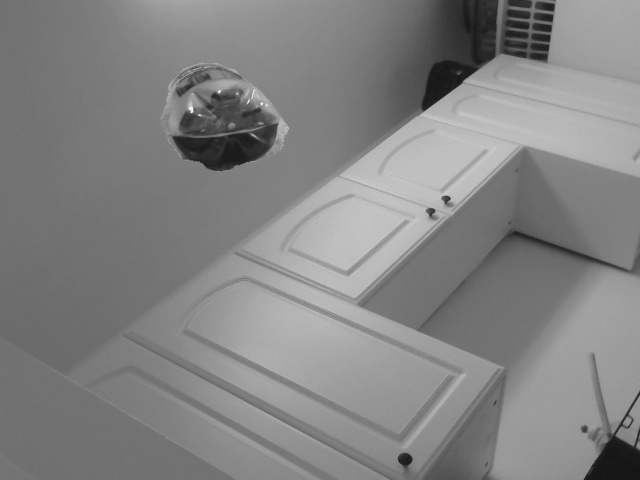
//> input picture classifier/0001_0140_0030_0180_0180.jpg, 640 x 480 px, given in place of the camera
$ ./edge_color_shape 3   (built with g++ and OpenCV 4)
//> lines starting //> are read from the running program, lines starting //| are printed output that depends on the picture; after the words box and inside, x2 and y2 are one past the last pixel; in counts of white or black regions, pixels touching at a corner belong together
//if object is growing and it's a circle and it's black


/*
So for a simple RGB color image, HE should not be applied individually on each channel. Rather, it should be applied such that intensity values are equalized without disturbing the color balance of the image.
*/


#include "opencv2/opencv.hpp"
#include <iostream>
#include <cmath>
#include <vector>

using namespace std;
using namespace cv;

int main(int argc, char * argv[])
{
	vector<Point2f> old_centers;
	vector<Point2f> new_centers;
	vector<int> centers_newage;
	vector<int> centers_oldage;

	VideoCapture capture = VideoCapture(atoi(argv[1]));
	Mat thresh_image,bgr_image, ycrcb_image, equalizedbgr_image,blur_image,detected_edges;

	capture >> bgr_image;//assume blank
//> bgr_image is the input picture: 480 rows x 640 cols, CV_8UC3; min 18, max 247, mean 131.1
	while(bgr_image.empty())
		capture>>bgr_image;


	int key = waitKey(50);

	while(key != 27)//escape key is 27 on Alex's linux box
	{
			capture>>bgr_image;//clear 5 deep buffer
			capture>>bgr_image;
			capture>>bgr_image;
			capture>>bgr_image;
			capture>>bgr_image;

			if(!bgr_image.empty())
			{
				cvtColor(bgr_image, ycrcb_image, CV_BGR2YCrCb);
//> ycrcb_image: 480 rows x 640 cols, CV_8UC3; mean of channels 0, 1, 2 131.1, 128, 128

				vector<Mat> channels;
			        split(ycrcb_image,channels);
//> channels[1]: 480 rows x 640 cols, CV_8UC1; every value is 128

				Ptr<CLAHE> clahe = createCLAHE();
				clahe->setClipLimit(20);
				clahe->setTilesGridSize(Size(4,4));
				clahe->apply(channels[0],channels[0]);
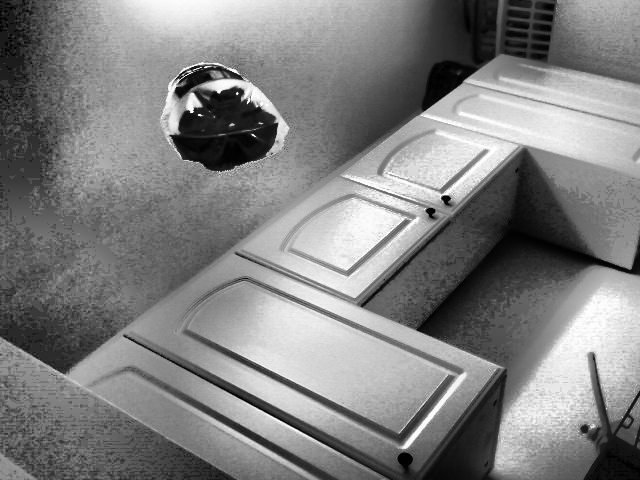
//> channels[0]: 480 rows x 640 cols, CV_8UC1; min 0, max 255, mean 128.8

//			        equalizeHist(channels[0], channels[0]);//not adaptive

			        merge(channels,ycrcb_image);
//> ycrcb_image: 480 rows x 640 cols, CV_8UC3; mean of channels 0, 1, 2 128.8, 128, 128

			        cvtColor(ycrcb_image,equalizedbgr_image,CV_YCrCb2BGR);
								Mat hierarchy2;
				Mat grey_image2,blur_image2,blur_image3;
				cvtColor(equalizedbgr_image, grey_image2, CV_BGR2GRAY);
				GaussianBlur( grey_image2, blur_image2, Size(5,5),3, 3);
				Canny( blur_image2, detected_edges, 10, 200, 3 );
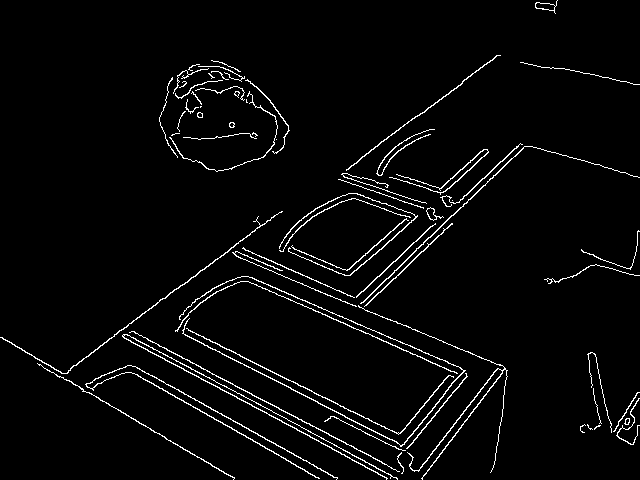
//> detected_edges: 480 rows x 640 cols, CV_8UC1; 3.3% white in thin lines or dots

				vector<vector<Point> > contours2;
				findContours( detected_edges, contours2, hierarchy2, CV_RETR_TREE, CV_CHAIN_APPROX_SIMPLE, Point(0, 0) );
//> contours2 = 74 contours, 41 with area under 20; largest, box (x1, y1, x2, y2) and area: (179, 276, 466, 447) 252, (85, 365, 338, 480) 220, (122, 334, 398, 480) 212, (358, 305, 508, 480) 190, (0, 211, 283, 374) 174
				cvtColor(detected_edges,detected_edges, CV_GRAY2BGR);
//> detected_edges: 480 rows x 640 cols, CV_8UC3; 3.3% white in thin lines or dots
				Mat bgr_image2 = bgr_image.clone();

				int skip = 4;
				int continuity = 4;
				for(int i = 0; i < contours2.size(); i++)
				{
					int clockwise_count = 0, counterclockwise_count = 0;
					for(int j = 0; j + 2*skip < contours2[i].size(); j+=2*skip)
					{
						Point2f point_1 = contours2[i][j];
						Point2f point_2 = contours2[i][j + skip];
						Point2f point_3 = contours2[i][j + 2*skip];

						int dot_product =
							(point_3.x - point_2.x) * (point_2.x - point_1.x) +
							(point_3.y - point_2.y) * (point_2.y - point_1.y) ;
						int magnitude_product =
						  sqrt( (point_3.x - point_2.x) * (point_3.x - point_2.x) +
						         (point_3.y - point_2.y) * (point_3.y - point_2.y) ) *
						  sqrt( (point_2.x - point_1.x) * (point_2.x - point_1.x) +
						         (point_2.y - point_1.y) * (point_2.y - point_1.y) );
						if(dot_product < .2 * magnitude_product || dot_product > .95 * magnitude_product)
						{
							clockwise_count = 0;
							counterclockwise_count = 0;
							continue;
						}


						if( (point_3.x - point_2.x) * (point_1.y - point_2.y) +
						    (point_3.y - point_2.y) * (point_2.x - point_1.x) > 0)
						{
							clockwise_count = 0;
							counterclockwise_count++;
							if(counterclockwise_count == continuity)
								for(int k = j - (continuity - 1) * 2*skip; k <= j; k+=2*skip)
								{
							line(bgr_image2, contours2[i][k], contours2[i][k+skip], Scalar(00,00,200), 4, 8, 0);
							line(bgr_image2, contours2[i][k+skip], contours2[i][k+2*skip], Scalar(00,00,200), 4, 8, 0);
								}
							else if(counterclockwise_count > continuity)
							line(bgr_image2, contours2[i][j+skip], contours2[i][j+2*skip], Scalar(00,00,200), 4, 8, 0);
						}
						else
						{
							clockwise_count++;
							counterclockwise_count = 0;
							if(clockwise_count == continuity)
								for(int k = j - (continuity-1) * 2*skip; k <= j; k+=2*skip)
								{
								line(bgr_image2, contours2[i][k], contours2[i][k+skip], Scalar(00,00,200), 4, 8, 0);
								line(bgr_image2, contours2[i][k+skip], contours2[i][k+2*skip], Scalar(00,00,200), 4,8, 0);
								}
							else if(clockwise_count > continuity)
								line(bgr_image2, contours2[i][j+skip], contours2[i][j+2*skip], Scalar(00,00,200), 4, 8, 0);
						}
					}
				}
//> this loop made 74 passes
//> (clockwise_count, counterclockwise_count) on passes 1 to 8: (0, 1), (0, 0), (0, 0), (0, 0), (0, 0), (0, 0), (0, 0), (0, 0)
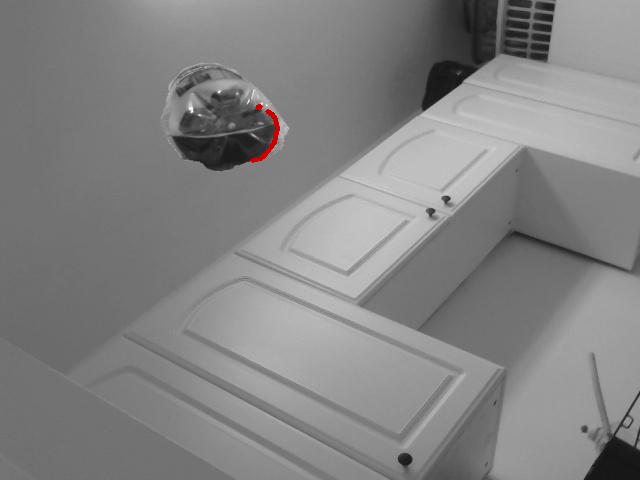
//> bgr_image2: 480 rows x 640 cols, CV_8UC3; 0.12% of pixels changed, all inside (x1, y1, x2, y2) = (250, 104, 280, 163)

				imshow("1",bgr_image2);


/*****************************/

				vector<Mat> bgr_channels;
				split(equalizedbgr_image,bgr_channels);

				Mat grey_image(equalizedbgr_image.rows, equalizedbgr_image.cols, CV_8UC1);
				for(int i=0; i < equalizedbgr_image.rows;i++)//parameters need to be experimentally defined
					for(int j=0; j < equalizedbgr_image.cols;j++)
					{
						bool black_flag = false;
						//if all colors are too low (black)
						if(bgr_channels[0].at<uchar>(i,j) < 20 && bgr_channels[1].at<uchar>(i,j) < 20 && bgr_channels[2].at<uchar>(i,j) < 20)
							black_flag = true;
						//else if all colors are similar and below a higher threshold (dark grey)
  						else if(abs(bgr_channels[0].at<uchar>(i,j) - bgr_channels[1].at<uchar>(i,j)) < 20 && abs(bgr_channels[1].at<uchar>(i,j) - bgr_channels[2].at<uchar>(i,j)) < 20 && abs(bgr_channels[2].at<uchar>(i,j) - bgr_channels[0].at<uchar>(i,j)) < 20 && bgr_channels[0].at<uchar>(i,j) < 40 && bgr_channels[1].at<uchar>(i,j) < 40 && bgr_channels[2].at<uchar>(i,j) < 40)
							black_flag = true;
						if(black_flag)
							grey_image.at<uchar>(i,j) = 0;
						else
							grey_image.at<uchar>(i,j) = 255;

					}
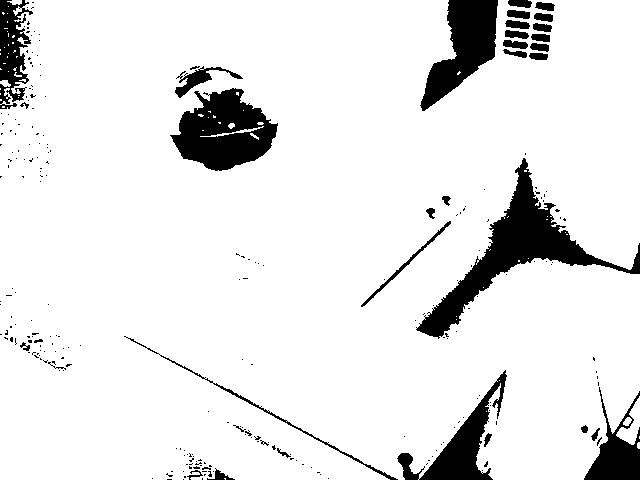
//> grey_image: 480 rows x 640 cols, CV_8UC1; 90.4% white; 257 black regions (223 under 20 px), largest, box (x1, y1, x2, y2) and area: (416, 158, 640, 339) 7665, (170, 88, 278, 171) 5478, (420, 0, 498, 111) 4272

				//can do this commented code to see blur
				GaussianBlur( grey_image, blur_image, Size(21,21),3, 3);
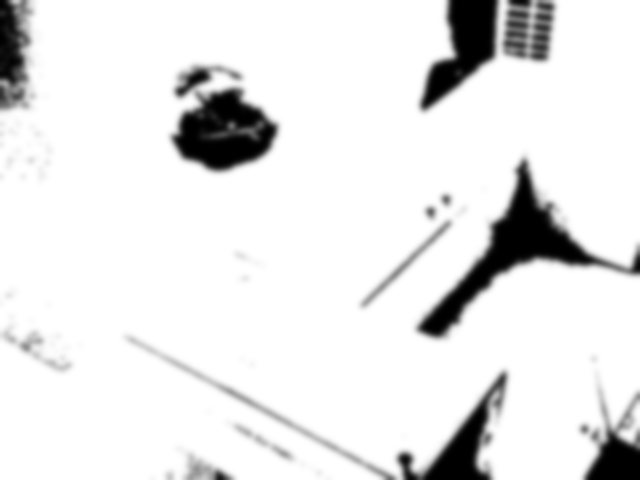
//> blur_image: 480 rows x 640 cols, CV_8UC1; min 0, max 255, mean 230.5
				threshold(blur_image, thresh_image, 127, 255, 0);
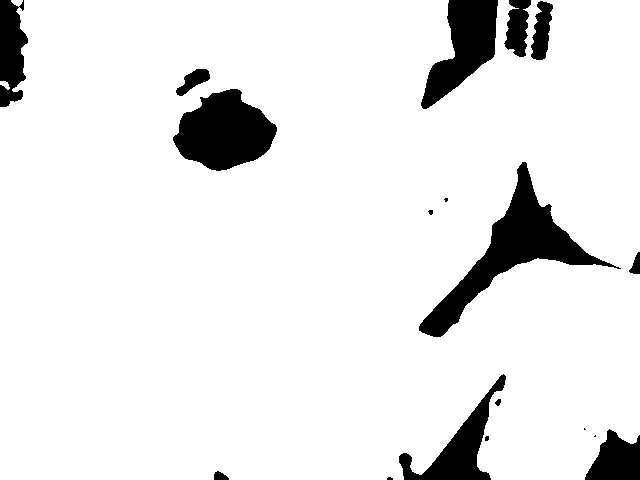
//> thresh_image: 480 rows x 640 cols, CV_8UC1; 91.1% white; 18 black regions (6 under 20 px), largest, box (x1, y1, x2, y2) and area: (419, 162, 621, 337) 7448, (173, 89, 277, 171) 5656, (421, 0, 498, 109) 4270
				imshow("2",thresh_image);
				//threshold(grey_image, thresh_image, 127, 255, 0);

				Mat inverted_image;
				bitwise_not(thresh_image, inverted_image);
//> inverted_image: 480 rows x 640 cols, CV_8UC1; 8.9% white; 18 white regions (6 under 20 px)

				vector<vector<Point> > contours;
				Mat hierarchy;
				Mat inverted_image2 = inverted_image.clone();
				findContours(inverted_image2, contours, hierarchy, 1, 2 ,Point());
//> contours = 18 contours, 6 with area under 20; largest, box (x1, y1, x2, y2) and area: (419, 162, 621, 337) 7181, (173, 89, 277, 171) 5522, (421, 0, 498, 109) 4122, (399, 374, 506, 480) 3004, (0, 0, 28, 107) 2039


				for(int i = 0; i < contours.size(); i++)
				{
					vector<Point> cnt = contours[i];
					vector<Point> hull;
					convexHull(cnt, hull, false, true);

					float radius;
					Point2f center;
					minEnclosingCircle(hull,  center,  radius);

					double cir = 3.14159*2*((double)radius);
					double per = arcLength(hull,true);

					if (.9 * cir < per )//threshold for circles
					{
//						polylines(bgr_image, hull, true, Scalar(0,200,0),10, 8, 0 );
						new_centers.push_back(center);
						centers_newage.push_back(0);
						for(int j = 0; j < old_centers.size(); j++)
						{
							if(abs(old_centers.at(j).x - center.x) < 20 && abs(old_centers.at(j).y - center.y) < 20)
							{
								if(centers_oldage.at(j) <5)
								centers_oldage.at(j) = 5;

								if(centers_oldage.at(j) >= 2)
								{
									polylines(bgr_image, hull, true, Scalar(0,200,0),10, 8, 0 );
									cout << 300 / radius  << "ft";//distance metric
									if(center.x < bgr_image.size().width / 2 )
										cout << ", left";
									else
										cout << ", right";
									if(center.y < bgr_image.size().height / 2)
										cout << ", top" << endl;
									else
										cout << ", bottom" << endl;
								}
							}
							else if(centers_oldage.at(j)!=0)
							{
								centers_oldage.at(j) = centers_oldage.at(j)-1;
							}
						}
					}
				}
//> this loop made 18 passes
//> (center, radius, cir, per) on passes 1, 2, 3, 5, 7, 8, 9, 10: (Point(389.5, 478.5), 2.55, 16.02, 12.65), (Point(221, 476.4), 7.46, 46.86, 37.79), (Point(486.5, 438), 2.5, 15.71, 12.83), (Point(612, 457), 34.83, 218.8, 184.4), (Point(498.2, 401.8), 3.37, 21.2, 17.72), (Point(453.5, 426.5), 72.16, 453.4, 349.2), (Point(635.6, 262.5), 11.03, 69.32, 53.78), (Point(430.3, 211.7), 2.4, 15.11, 13.48)

				old_centers.clear();
				old_centers.swap(new_centers);
				centers_oldage.clear();
				centers_oldage.swap(centers_newage);


				imshow( "Mars2", bgr_image);
  			}
			key = waitKey(1);
//> the Esc key is pressed
	}
	return 0;
}
